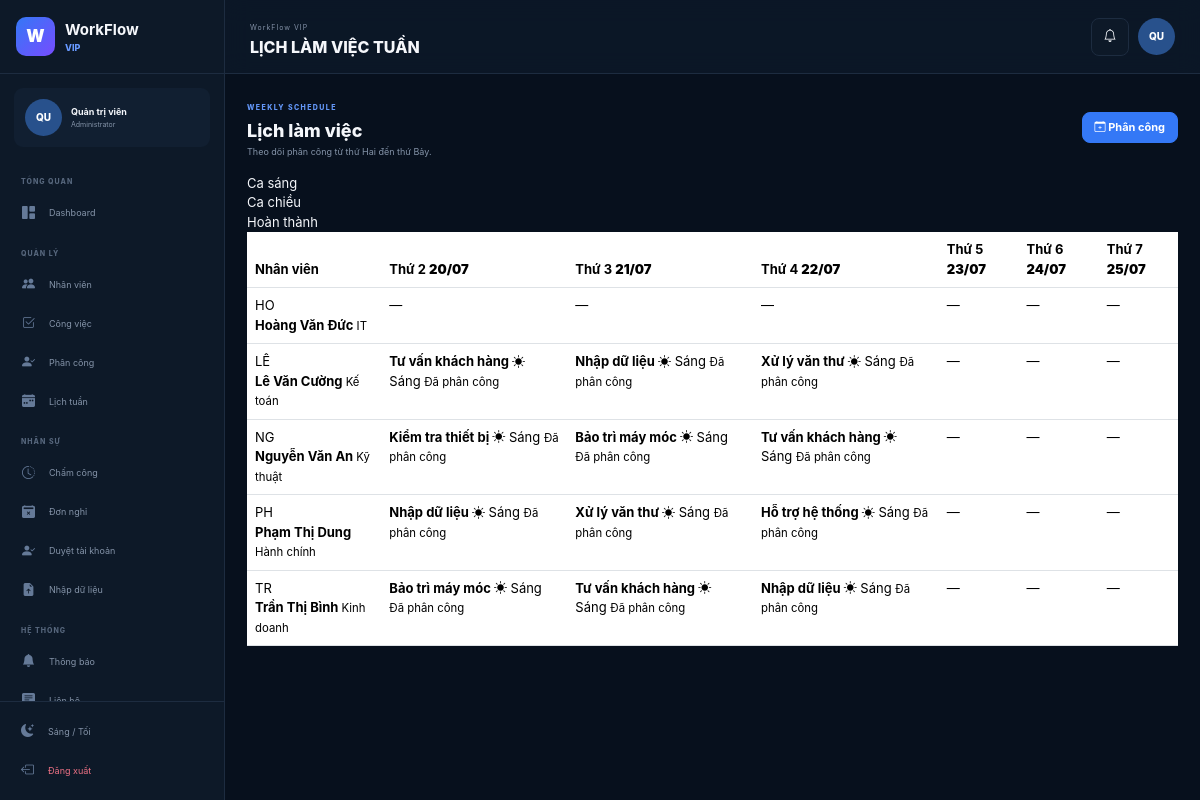
/schedule/week (signed in), run on the app's committed database.
### app/models/user.py (models this page shows, shortened)
class User(UserMixin, db.Model):
    __tablename__ = "users"
    id = db.Column(
        db.Integer,
        primary_key=True
    )
    username = db.Column(
        db.String(80),
        unique=True,
        nullable=False
    )
    password_hash = db.Column(
        db.String(255),
        nullable=False
    )
    full_name = db.Column(
        db.String(120),
        nullable=False
    )
    role = db.Column(
        db.String(30),
        nullable=False,
        default="employee"
    )
    employee_id = db.Column(
        db.Integer,
        db.ForeignKey("employees.id"),
        unique=True,
        nullable=True
    )
    admin_code = db.Column(
        db.String(50),
        nullable=True
    )
    created_at = db.Column(
        db.DateTime,
        nullable=False,
        default=datetime.utcnow
    )
    employee = db.relationship(
        "Employee",
        back_populates="user"
    )

### app/models/employee.py (models this page shows, shortened)
class Employee(db.Model):
    __tablename__ = "employees"
    id = db.Column(
        db.Integer,
        primary_key=True
    )
    full_name = db.Column(
        db.String(120),
        nullable=False
    )
    email = db.Column(
        db.String(150),
        unique=True,
        nullable=False
    )
    phone = db.Column(
        db.String(30),
        nullable=True
    )
    address = db.Column(
        db.String(255),
        nullable=True
    )
    photo_path = db.Column(
        db.String(255),
        nullable=True
    )
    department = db.Column(
        db.String(100),
        nullable=False,
        default="Chưa cập nhật"
    )
    position = db.Column(
        db.String(100),
        nullable=True
    )
    hire_date = db.Column(
        db.Date,
        nullable=True,
        default=date.today
    )
    skills = db.Column(
        db.Text,
        nullable=True
    )
    active = db.Column(
        db.Boolean,
        nullable=False,
        default=True
    )
    user = db.relationship(
        "User",
        back_populates="employee",
        uselist=False
    )
    schedules = db.relationship(
        "Schedule",
        back_populates="employee",
        cascade="all, delete-orphan"
    )
    attendances = db.relationship(
        "Attendance",
        back_populates="employee",
        cascade="all, delete-orphan"
    )
    leave_requests = db.relationship(
        "LeaveRequest",
        back_populates="employee",
        cascade="all, delete-orphan"
    )

### app/models/schedule.py (models this page shows, shortened)
class Schedule(db.Model):
    __tablename__ = "schedules"
    __table_args__ = (
        db.UniqueConstraint(
            "employee_id",
            "work_date",
            "shift",
            name="uq_schedule_employee_date_shift"
        ),
    )
    id = db.Column(
        db.Integer,
        primary_key=True
    )
    employee_id = db.Column(
        db.Integer,
        db.ForeignKey("employees.id"),
        nullable=False
    )
    task_id = db.Column(
        db.Integer,
        db.ForeignKey("tasks.id"),
        nullable=False
    )
    work_date = db.Column(
        db.Date,
        nullable=False
    )
    shift = db.Column(
        db.String(30),
        nullable=False,
        default="Sáng"
    )
    status = db.Column(
        db.String(50),
        nullable=False,
        default="Đã phân công"
    )
    note = db.Column(
        db.Text,
        nullable=True
    )
    created_at = db.Column(
        db.DateTime,
        nullable=False,
        default=datetime.utcnow
    )
    employee = db.relationship(
        "Employee",
        back_populates="schedules"
    )
    task = db.relationship(
        "Task",
        back_populates="schedules"
    )

### app/models/task.py (models this page shows, shortened)
class Task(db.Model):
    __tablename__ = "tasks"
    id = db.Column(db.Integer, primary_key=True)
    task_name = db.Column(
        db.String(150),
        nullable=False
    )
    category = db.Column(
        db.String(100),
        nullable=True
    )
    description = db.Column(
        db.Text,
        nullable=True
    )
    priority = db.Column(
        db.String(30),
        nullable=False,
        default="Trung bình"
    )
    estimated_hours = db.Column(
        db.Float,
        nullable=False,
        default=4.0
    )
    schedules = db.relationship(
        "Schedule",
        back_populates="task",
        cascade="all, delete-orphan"
    )

### app/routes/schedule.py (the view, shortened to what this page needs)
@schedule_bp.route("/week")
@login_required
def week():
    today = date.today()
    monday = (
        today
        - timedelta(
            days=today.weekday()
        )
    )
    days = [
        monday
        + timedelta(days=index)
        for index in range(6)
    ]
    if current_user.role == "admin":
        employees = (
            Employee.query
            .filter_by(active=True)
            .order_by(
                Employee.full_name.asc()
            )
            .all()
        )
    matrix = {}
    for employee in employees:
        matrix[
            employee.id
        ] = {}
        for day in days:
            items = (
                Schedule.query
                .filter(
                    Schedule.employee_id
                    == employee.id,
                    Schedule.work_date
                    == day,
                )
                .order_by(
                    Schedule.shift.asc()
                )
                .all()
            )
            matrix[
                employee.id
            ][day] = items
    return render_template(
        "schedule/week.html",
        employees=employees,
        days=days,
        matrix=matrix,
    )

### app/templates/schedule/week.html (shortened to what this page needs)
{% extends "base.html" %}
{% block page_title %}
LỊCH LÀM VIỆC TUẦN
{% endblock %}
{% block content %}
<div class="module-header">
    <div>
        <span class="dashboard-eyebrow">
            WEEKLY SCHEDULE
        </span>
        <h3>
            Lịch làm việc
        </h3>
        <p>
            Theo dõi phân công từ thứ Hai
            đến thứ Bảy.
        </p>
    </div>
    {% if current_user.role == "admin" %}
    <a
        href="{{ url_for('schedule.index') }}"
        class="btn btn-primary"
    >
        <i class="bi bi-calendar-plus"></i>
        Phân công
    </a>
    {% endif %}
</div>
<div class="week-legend">
    <div>
        Ca sáng
    </div>
    <div>
        Ca chiều
    </div>
    <div>
        Hoàn thành
    </div>
</div>
<div class="week-board">
    <div class="table-responsive">
        <table class="table week-table">
            <thead>
                <tr>
                    <th class="week-employee-column">
                        Nhân viên
                    </th>
                    {% for day in days %}
                    <th>
                        <span class="week-day-name">
                            {% if day.weekday() == 0 %}
                            Thứ 2
                            {% elif day.weekday() == 1 %}
                            Thứ 3
                            {% elif day.weekday() == 2 %}
                            Thứ 4
                            {% elif day.weekday() == 3 %}
                            Thứ 5
                            {% elif day.weekday() == 4 %}
                            Thứ 6
                            {% else %}
                            Thứ 7
                            {% endif %}
                        </span>
                        <strong>
                            {{ day.strftime("%d/%m") }}
                        </strong>
                    </th>
                    {% endfor %}
                </tr>
            </thead>
            <tbody>
                {% for employee in employees %}
                <tr>
                    <td class="week-person">
                        <div class="employee-cell">
                            <div class="employee-list-avatar">
                                {{
                                    employee.full_name[:2]
                                    | upper
                                }}
                            </div>
                            <div>
                                <strong>
                                    {{ employee.full_name }}
                                </strong>
                                <small>
                                    {{ employee.department }}
                                </small>
                            </div>
                        </div>
                    </td>
                    {% for day in days %}
                    <td class="week-day-cell">
                        {% set items =
                            matrix
                            .get(employee.id, {})
                            .get(day, [])
                        %}
                        {% if items %}
                            {% for item in items %}
                            <div
                                class="
                                    week-task
                                    {% if item.status == 'Hoàn thành' %}
                                        week-task-complete
                                    {% elif item.shift == 'Sáng' %}
                                        week-task-morning
                                    {% else %}
                                        week-task-afternoon
                                    {% endif %}
                                "
                            >
                                <strong>
                                    {{ item.task.task_name }}
                                </strong>
                                <span>
                                    {% if item.shift == "Sáng" %}
                                    <i class="bi bi-sun-fill"></i>
                                    {% else %}
                                    <i class="bi bi-cloud-sun-fill"></i>
                                    {% endif %}
                                    {{ item.shift }}
                                </span>
                                <small>
                                    {{ item.status }}
                                </small>
                            </div>
                            {% endfor %}
                        {% else %}
                        <div class="week-empty">
                            —
                        </div>
                        {% endif %}
                    </td>
                    {% endfor %}
                </tr>
                {% endfor %}
            </tbody>
        </table>
    </div>
</div>
{% endblock %}

### app/templates/base.html (shortened to what this page needs)
<!DOCTYPE html>
<html lang="vi" data-theme="dark">
<head>
    <link
        href="https://cdn.jsdelivr.net/npm/bootstrap@5.3.3/dist/css/bootstrap.min.css"
        rel="stylesheet"
    >
    <link
        href="https://cdn.jsdelivr.net/npm/bootstrap-icons@1.11.3/font/bootstrap-icons.min.css"
        rel="stylesheet"
    >
    <link
        rel="stylesheet"
        href="{{ url_for('static', filename='css/app.css') }}"
    >
</head>
<body>
{% if current_user.is_authenticated %}
<div class="app-layout">
    <aside class="sidebar">
        <div class="sidebar-brand">
            <div class="brand-logo">
                W
            </div>
            <div>
                <strong>
                    WorkFlow
                </strong>
                <span>
                    VIP
                </span>
            </div>
        </div>
        <div class="sidebar-user">
            <div class="sidebar-avatar">
                {{
                    current_user.full_name[:2]
                    | upper
                }}
            </div>
            <div>
                <strong>
                    {{ current_user.full_name }}
                </strong>
                <span>
                    {% if current_user.role == "admin" %}
                    Administrator
                    {% else %}
                    Employee
                    {% endif %}
                </span>
            </div>
        </div>
        <nav class="sidebar-nav">
            {% if current_user.role == "admin" %}
            <span class="sidebar-section-title">
                TỔNG QUAN
            </span>
            <a
                href="{{ url_for('dashboard.admin') }}"
                class="sidebar-link"
            >
                <i class="bi bi-grid-1x2-fill"></i>
                Dashboard
            </a>
            <span class="sidebar-section-title">
                QUẢN LÝ
            </span>
            <a
                href="{{ url_for('employee.index') }}"
                class="sidebar-link"
            >
                <i class="bi bi-people-fill"></i>
                Nhân viên
            </a>
            <a
                href="{{ url_for('task.index') }}"
                class="sidebar-link"
            >
                <i class="bi bi-check2-square"></i>
                Công việc
            </a>
            <a
                href="{{ url_for('schedule.index') }}"
                class="sidebar-link"
            >
                <i class="bi bi-person-check-fill"></i>
                Phân công
            </a>
            <a
                href="{{ url_for('schedule.week') }}"
                class="sidebar-link"
            >
                <i class="bi bi-calendar-week-fill"></i>
                Lịch tuần
            </a>
            <span class="sidebar-section-title">
                NHÂN SỰ
            </span>
            <a
                href="{{ url_for('schedule.attendance_admin') }}"
                class="sidebar-link"
            >
                <i class="bi bi-clock-history"></i>
                Chấm công
            </a>
            <a
                href="{{ url_for('schedule.leave_admin') }}"
                class="sidebar-link"
            >
                <i class="bi bi-calendar2-x-fill"></i>
                Đơn nghỉ
            </a>
            <a
                href="{{ url_for('employee.approvals') }}"
                class="sidebar-link"
            >
                <i class="bi bi-person-check-fill"></i>
                Duyệt tài khoản
            </a>
            <a
                href="{{ url_for('employee.import_data') }}"
                class="sidebar-link"
            >
                <i class="bi bi-file-earmark-arrow-up-fill"></i>
                Nhập dữ liệu
            </a>
            <span class="sidebar-section-title">
                HỆ THỐNG
            </span>
            <a
                href="{{ url_for('dashboard.notifications') }}"
                class="sidebar-link"
            >
                <i class="bi bi-bell-fill"></i>
                Thông báo
            </a>
            <a
                href="{{ url_for('dashboard.contact') }}"
                class="sidebar-link"
            >
                <i class="bi bi-chat-left-text-fill"></i>
                Liên hệ
            </a>
            {% endif %}
        </nav>
        <div class="sidebar-bottom">
            <button
                type="button"
                class="sidebar-link theme-toggle"
            >
                <i class="bi bi-moon-stars-fill theme-icon"></i>
                Sáng / Tối
            </button>
            <a
                href="{{ url_for('auth.logout') }}"
                class="sidebar-link sidebar-logout"
            >
                <i class="bi bi-box-arrow-left"></i>
                Đăng xuất
            </a>
        </div>
    </aside>
    <main class="main-area">
        <header class="topbar">
            <div>
                <span class="topbar-small">
                    WorkFlow VIP
                </span>
                <h1>
                    {% block page_title %}{% endblock %}
                </h1>
            </div>
            <div class="topbar-right">
                <a
                    href="{{ url_for('dashboard.notifications') }}"
                    class="topbar-button"
                >
                    <i class="bi bi-bell"></i>
                </a>
                <div class="topbar-avatar">
                    {{
                        current_user.full_name[:2]
                        | upper
                    }}
                </div>
            </div>
        </header>
        <section class="page-content">
            {% block content %}
            {% endblock %}
        </section>
    </main>
</div>
{% endif %}
</body>
</html>

### data on the page
User: full_name "QU", full_name "Quản trị viên"
Employee: full_name "HO", full_name "Hoàng Văn Đức", department "IT"
Employee: full_name "LÊ", full_name "Lê Văn Cường", department "Kế toán"
Schedule: task.task_name "Tư vấn khách hàng", shift "Sáng", status "Đã phân công"
Schedule: task.task_name "Nhập dữ liệu", shift "Sáng", status "Đã phân công"
Schedule: task.task_name "Xử lý văn thư", shift "Sáng", status "Đã phân công"
Employee: full_name "NG", full_name "Nguyễn Văn An", department "Kỹ thuật"
Schedule: task.task_name "Kiểm tra thiết bị", shift "Sáng", status "Đã phân công"
Schedule: task.task_name "Bảo trì máy móc", shift "Sáng", status "Đã phân công"
Schedule: task.task_name "Tư vấn khách hàng", shift "Sáng", status "Đã phân công"
Employee: full_name "PH", full_name "Phạm Thị Dung", department "Hành chính"
Schedule: task.task_name "Nhập dữ liệu", shift "Sáng", status "Đã phân công"
Schedule: task.task_name "Xử lý văn thư", shift "Sáng", status "Đã phân công"
Schedule: task.task_name "Hỗ trợ hệ thống", shift "Sáng", status "Đã phân công"
Employee: full_name "TR", full_name "Trần Thị Bình", department "Kinh doanh"
Schedule: task.task_name "Bảo trì máy móc", shift "Sáng", status "Đã phân công"
Schedule: task.task_name "Tư vấn khách hàng", shift "Sáng", status "Đã phân công"
Schedule: task.task_name "Nhập dữ liệu", shift "Sáng", status "Đã phân công"

### other printed values
{{ day.strftime("%d/%m") }} "20/07" "21/07" "22/07" "23/07" "24/07" "25/07"
